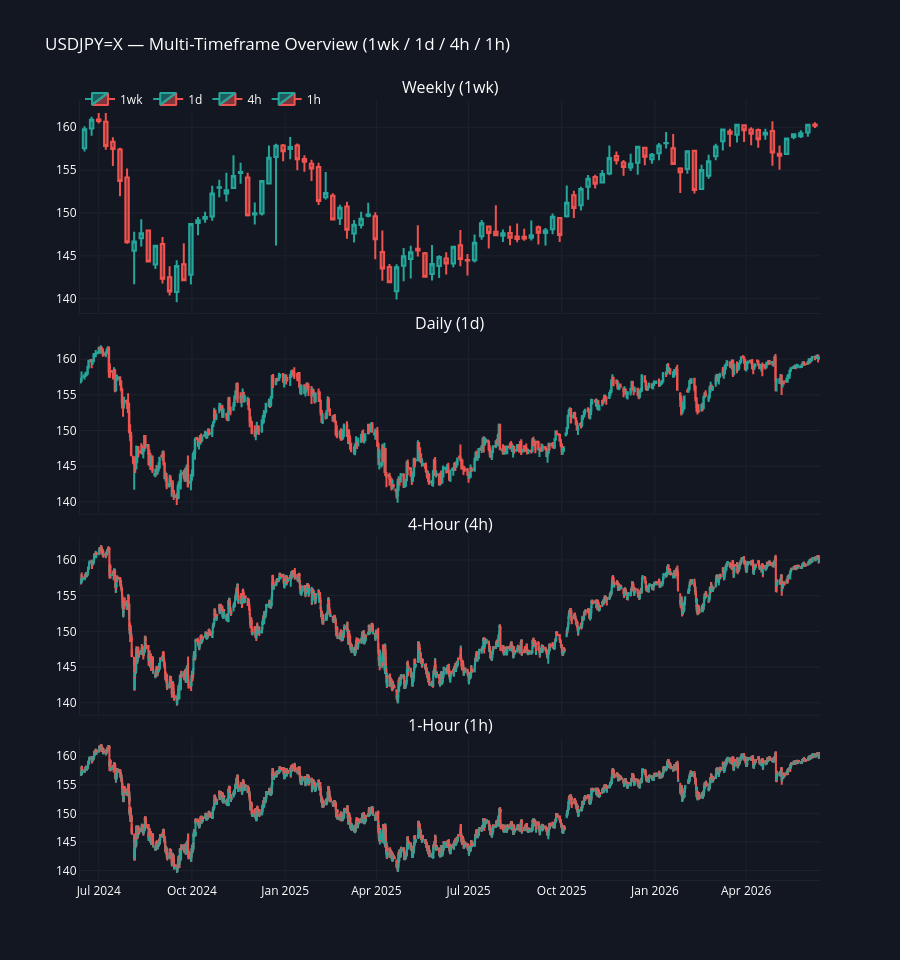

Notebook cell for this chart:
### Markdown cell above
## 5. Multi-timeframe overview

All four timeframes stacked on a shared time axis — weekly for HTF bias, daily for zone detection, 4h and 1h for entry context.

### Code cell
import plotly.graph_objects as go
import plotly.io as pio
from plotly.subplots import make_subplots

COLOR_BULL = "#26a69a"
COLOR_BEAR = "#ef5350"
BG         = "#131722"
GRID       = "#1e222d"

fig2 = make_subplots(
    rows=4, cols=1, shared_xaxes=True,
    row_heights=[0.30, 0.25, 0.25, 0.20],
    subplot_titles=["Weekly (1wk)", "Daily (1d)", "4-Hour (4h)", "1-Hour (1h)"],
    vertical_spacing=0.03,
)

for row, tf in enumerate(["1wk", "1d", "4h", "1h"], start=1):
    d = data[tf]
    fig2.add_trace(go.Candlestick(
        x=d.index,
        open=d["open"], high=d["high"],
        low=d["low"],   close=d["close"],
        increasing_line_color=COLOR_BULL,
        decreasing_line_color=COLOR_BEAR,
        name=tf, showlegend=True,
    ), row=row, col=1)

fig2.update_layout(
    title=f"{SYMBOL} — Multi-Timeframe Overview (1wk / 1d / 4h / 1h)",
    height=960,
    plot_bgcolor=BG, paper_bgcolor=BG, font_color="white",
    hovermode="x unified",
    legend=dict(orientation="h", y=1.02),
)
for ax in ["xaxis","xaxis2","xaxis3","xaxis4","yaxis","yaxis2","yaxis3","yaxis4"]:
    fig2.update_layout(**{ax: dict(gridcolor=GRID, showgrid=True,
                                   zeroline=False, linecolor=GRID)})
for r in [1, 2, 3, 4]:
    fig2.update_xaxes(rangeslider_visible=False, row=r, col=1)
fig2.show()

### Figure 1 — Plotly figure (JSON) as saved in the notebook; plotly's stock layout.template omitted (floating-point values rounded to 4 significant figures; data arrays with more than 128 entries replaced by an {"elided": "..."} marker saying what was removed)
{"data": [{"close": [159.8, 160.9, 160.7, 157.8, 157.5, 153.7, 146.6, 146.7, 147.6, 144.4, 146.2, 142.3, 140.8, 143.8, 142.2, 148.7, 149.1, 149.5, 152.3, 153.0, 152.6, 154.3, 154.8, 149.8, 150.0, 153.7, 156.4, 157.9, 157.2, 157.7, 156.3, 156.0, 155.2, 151.4, 152.3, 149.2, 150.6, 148.0, 148.6, 149.3, 149.8, 146.9, 143.5, 141.9, 143.7, 144.9, 145.4, 145.6, 142.6, 144.0, 144.9, 144.1, 146.1, 144.6, 144.5, 146.5, 148.8, 147.7, 147.4, 147.6, 147.1, 147.0, 147.0, 147.4, 147.7, 147.9, 149.6, 147.4, 151.2, 150.6, 152.8, 154.0, 153.4, 154.5, 156.4, 156.1, 155.4, 155.8, 157.7, 156.6, 156.8, 157.9, 158.2, 155.7, 154.7, 157.2, 152.7, 155.0, 156.0, 157.8, 159.7, 159.2, 160.3, 159.6, 159.3, 158.6, 159.4, 157.1, 156.7, 158.7, 159.2, 159.3, 160.3, 160.2], "decreasing": {"line": {"color": "#ef5350"}}, "high": [160.1, 161.2, 161.9, 161.7, 158.8, 157.6, 155.2, 147.8, 149.3, 148.0, 146.2, 147.2, 143.8, 144.5, 146.5, 148.7, 149.5, 150.1, 153.2, 153.9, 154.7, 156.7, 155.9, 154.7, 151.2, 153.9, 157.9, 158.1, 158.1, 158.9, 158.1, 156.7, 156.2, 155.9, 154.8, 152.3, 151.0, 151.3, 149.2, 150.1, 151.2, 150.1, 148.0, 144.0, 144.0, 145.9, 146.2, 148.6, 145.4, 146.3, 145.1, 145.4, 146.1, 148.0, 145.2, 147.5, 149.2, 148.6, 150.9, 148.1, 148.5, 148.8, 148.2, 149.1, 148.5, 148.3, 149.9, 149.4, 153.2, 152.6, 153.1, 154.4, 154.5, 155.0, 157.9, 157.2, 156.2, 156.9, 157.8, 157.6, 157.0, 158.2, 159.4, 159.2, 155.3, 157.3, 157.3, 155.6, 156.8, 158.1, 159.7, 159.8, 160.3, 160.2, 160.0, 159.9, 159.8, 160.7, 157.9, 158.7, 159.3, 159.6, 160.3, 160.6], "increasing": {"line": {"color": "#26a69a"}}, "low": [157.2, 159.0, 160.4, 157.4, 155.5, 152.0, 146.4, 141.7, 146.1, 144.4, 143.5, 141.8, 140.4, 139.6, 142.2, 141.6, 147.4, 148.9, 149.1, 151.8, 151.3, 152.9, 153.4, 149.6, 148.7, 149.7, 153.3, 146.2, 156.0, 156.3, 155.0, 154.8, 153.7, 150.9, 151.6, 149.1, 148.6, 147.0, 146.5, 148.2, 149.5, 144.6, 142.1, 141.9, 139.9, 142.0, 142.4, 144.9, 142.5, 142.1, 142.4, 142.8, 143.7, 143.8, 142.7, 144.2, 146.9, 145.9, 147.4, 146.6, 146.2, 146.6, 146.8, 146.8, 146.3, 146.2, 147.5, 146.6, 149.5, 149.4, 150.3, 151.5, 152.9, 153.5, 154.4, 155.7, 154.4, 154.9, 154.5, 155.6, 155.7, 156.2, 157.5, 155.7, 152.3, 154.6, 152.3, 152.7, 154.0, 156.1, 157.3, 157.7, 158.2, 158.3, 157.9, 157.6, 158.6, 155.5, 155.0, 156.8, 158.6, 158.8, 158.9, 159.9], "name": "1wk", "open": [157.5, 159.9, 160.9, 160.6, 158.3, 157.4, 154.1, 145.6, 147.0, 148.0, 144.0, 146.4, 142.5, 140.8, 144.0, 142.8, 148.8, 149.3, 149.6, 153.0, 152.3, 152.9, 154.7, 154.1, 149.8, 149.9, 153.5, 156.5, 157.9, 157.5, 157.9, 156.3, 155.7, 155.4, 151.8, 152.0, 149.4, 150.8, 147.6, 148.6, 149.7, 149.6, 145.4, 143.7, 140.9, 143.8, 144.6, 145.8, 145.3, 142.9, 143.8, 144.7, 144.1, 146.2, 144.5, 144.5, 147.3, 148.4, 147.8, 147.3, 147.7, 147.3, 147.2, 147.1, 148.3, 147.7, 148.1, 149.4, 149.6, 152.1, 150.9, 153.1, 154.2, 153.5, 154.6, 156.7, 155.9, 155.3, 155.9, 157.6, 156.3, 157.0, 158.1, 157.6, 155.2, 155.1, 157.3, 152.8, 154.4, 156.6, 158.4, 159.5, 159.1, 160.2, 159.8, 159.7, 159.2, 159.6, 156.9, 156.9, 158.9, 158.9, 159.4, 160.3], "showlegend": true, "type": "candlestick", "x": ["2024-06-16T23:00:00+00:00", "2024-06-23T23:00:00+00:00", "2024-06-30T23:00:00+00:00", "2024-07-07T23:00:00+00:00", "2024-07-14T23:00:00+00:00", "2024-07-21T23:00:00+00:00", "2024-07-28T23:00:00+00:00", "2024-08-04T23:00:00+00:00", "2024-08-11T23:00:00+00:00", "2024-08-18T23:00:00+00:00", "2024-08-25T23:00:00+00:00", "2024-09-01T23:00:00+00:00", "2024-09-08T23:00:00+00:00", "2024-09-15T23:00:00+00:00", "2024-09-22T23:00:00+00:00", "2024-09-29T23:00:00+00:00", "2024-10-06T23:00:00+00:00", "2024-10-13T23:00:00+00:00", "2024-10-20T23:00:00+00:00", "2024-10-28T00:00:00+00:00", "2024-11-04T00:00:00+00:00", "2024-11-11T00:00:00+00:00", "2024-11-18T00:00:00+00:00", "2024-11-25T00:00:00+00:00", "2024-12-02T00:00:00+00:00", "2024-12-09T00:00:00+00:00", "2024-12-16T00:00:00+00:00", "2024-12-23T00:00:00+00:00", "2024-12-30T00:00:00+00:00", "2025-01-06T00:00:00+00:00", "2025-01-13T00:00:00+00:00", "2025-01-20T00:00:00+00:00", "2025-01-27T00:00:00+00:00", "2025-02-03T00:00:00+00:00", "2025-02-10T00:00:00+00:00", "2025-02-17T00:00:00+00:00", "2025-02-24T00:00:00+00:00", "2025-03-03T00:00:00+00:00", "2025-03-10T00:00:00+00:00", "2025-03-17T00:00:00+00:00", "2025-03-24T00:00:00+00:00", "2025-03-30T23:00:00+00:00", "2025-04-06T23:00:00+00:00", "2025-04-13T23:00:00+00:00", "2025-04-20T23:00:00+00:00", "2025-04-27T23:00:00+00:00", "2025-05-04T23:00:00+00:00", "2025-05-11T23:00:00+00:00", "2025-05-18T23:00:00+00:00", "2025-05-25T23:00:00+00:00", "2025-06-01T23:00:00+00:00", "2025-06-08T23:00:00+00:00", "2025-06-15T23:00:00+00:00", "2025-06-22T23:00:00+00:00", "2025-06-29T23:00:00+00:00", "2025-07-06T23:00:00+00:00", "2025-07-13T23:00:00+00:00", "2025-07-20T23:00:00+00:00", "2025-07-27T23:00:00+00:00", "2025-08-03T23:00:00+00:00", "2025-08-10T23:00:00+00:00", "2025-08-17T23:00:00+00:00", "2025-08-24T23:00:00+00:00", "2025-08-31T23:00:00+00:00", "2025-09-07T23:00:00+00:00", "2025-09-14T23:00:00+00:00", "2025-09-21T23:00:00+00:00", "2025-09-28T23:00:00+00:00", "2025-10-05T23:00:00+00:00", "2025-10-12T23:00:00+00:00", "2025-10-19T23:00:00+00:00", "2025-10-27T00:00:00+00:00", "2025-11-03T00:00:00+00:00", "2025-11-10T00:00:00+00:00", "2025-11-17T00:00:00+00:00", "2025-11-24T00:00:00+00:00", "2025-12-01T00:00:00+00:00", "2025-12-08T00:00:00+00:00", "2025-12-15T00:00:00+00:00", "2025-12-22T00:00:00+00:00", "2025-12-29T00:00:00+00:00", "2026-01-05T00:00:00+00:00", "2026-01-12T00:00:00+00:00", "2026-01-19T00:00:00+00:00", "2026-01-26T00:00:00+00:00", "2026-02-02T00:00:00+00:00", "2026-02-09T00:00:00+00:00", "2026-02-16T00:00:00+00:00", "2026-02-23T00:00:00+00:00", "2026-03-02T00:00:00+00:00", "2026-03-09T00:00:00+00:00", "2026-03-16T00:00:00+00:00", "2026-03-23T00:00:00+00:00", "2026-03-29T23:00:00+00:00", "2026-04-05T23:00:00+00:00", "2026-04-12T23:00:00+00:00", "2026-04-19T23:00:00+00:00", "2026-04-26T23:00:00+00:00", "2026-05-03T23:00:00+00:00", "2026-05-10T23:00:00+00:00", "2026-05-17T23:00:00+00:00", "2026-05-24T23:00:00+00:00", "2026-05-31T23:00:00+00:00", "2026-06-07T23:00:00+00:00"], "xaxis": "x", "yaxis": "y"}, {"close": {"elided": "581 float values"}, "decreasing": {"line": {"color": "#ef5350"}}, "high": {"elided": "581 float values"}, "increasing": {"line": {"color": "#26a69a"}}, "low": {"elided": "581 float values"}, "name": "1d", "open": {"elided": "581 float values"}, "showlegend": true, "type": "candlestick", "x": {"elided": "581 str values"}, "xaxis": "x2", "yaxis": "y2"}, {"close": {"elided": "3174 float values"}, "decreasing": {"line": {"color": "#ef5350"}}, "high": {"elided": "3174 float values"}, "increasing": {"line": {"color": "#26a69a"}}, "low": {"elided": "3174 float values"}, "name": "4h", "open": {"elided": "3174 float values"}, "showlegend": true, "type": "candlestick", "x": {"elided": "3174 str values"}, "xaxis": "x3", "yaxis": "y3"}, {"close": {"elided": "12259 float values"}, "decreasing": {"line": {"color": "#ef5350"}}, "high": {"elided": "12259 float values"}, "increasing": {"line": {"color": "#26a69a"}}, "low": {"elided": "12259 float values"}, "name": "1h", "open": {"elided": "12259 float values"}, "showlegend": true, "type": "candlestick", "x": {"elided": "12259 str values"}, "xaxis": "x4", "yaxis": "y4"}], "layout": {"annotations": [{"font": {"size": 16}, "showarrow": false, "text": "Weekly (1wk)", "x": 0.5, "xanchor": "center", "xref": "paper", "y": 1, "yanchor": "bottom", "yref": "paper"}, {"font": {"size": 16}, "showarrow": false, "text": "Daily (1d)", "x": 0.5, "xanchor": "center", "xref": "paper", "y": 0.697, "yanchor": "bottom", "yref": "paper"}, {"font": {"size": 16}, "showarrow": false, "text": "4-Hour (4h)", "x": 0.5, "xanchor": "center", "xref": "paper", "y": 0.4395, "yanchor": "bottom", "yref": "paper"}, {"font": {"size": 16}, "showarrow": false, "text": "1-Hour (1h)", "x": 0.5, "xanchor": "center", "xref": "paper", "y": 0.182, "yanchor": "bottom", "yref": "paper"}], "font": {"color": "white"}, "height": 960, "hovermode": "x unified", "legend": {"orientation": "h", "y": 1.02}, "paper_bgcolor": "#131722", "plot_bgcolor": "#131722", "title": {"text": "USDJPY=X — Multi-Timeframe Overview (1wk / 1d / 4h / 1h)"}, "xaxis": {"anchor": "y", "domain": [0, 1], "gridcolor": "#1e222d", "linecolor": "#1e222d", "matches": "x4", "rangeslider": {"visible": false}, "showgrid": true, "showticklabels": false, "zeroline": false}, "xaxis2": {"anchor": "y2", "domain": [0, 1], "gridcolor": "#1e222d", "linecolor": "#1e222d", "matches": "x4", "rangeslider": {"visible": false}, "showgrid": true, "showticklabels": false, "zeroline": false}, "xaxis3": {"anchor": "y3", "domain": [0, 1], "gridcolor": "#1e222d", "linecolor": "#1e222d", "matches": "x4", "rangeslider": {"visible": false}, "showgrid": true, "showticklabels": false, "zeroline": false}, "xaxis4": {"anchor": "y4", "domain": [0, 1], "gridcolor": "#1e222d", "linecolor": "#1e222d", "rangeslider": {"visible": false}, "showgrid": true, "zeroline": false}, "yaxis": {"anchor": "x", "domain": [0.727, 1], "gridcolor": "#1e222d", "linecolor": "#1e222d", "showgrid": true, "zeroline": false}, "yaxis2": {"anchor": "x2", "domain": [0.4695, 0.697], "gridcolor": "#1e222d", "linecolor": "#1e222d", "showgrid": true, "zeroline": false}, "yaxis3": {"anchor": "x3", "domain": [0.212, 0.4395], "gridcolor": "#1e222d", "linecolor": "#1e222d", "showgrid": true, "zeroline": false}, "yaxis4": {"anchor": "x4", "domain": [0, 0.182], "gridcolor": "#1e222d", "linecolor": "#1e222d", "showgrid": true, "zeroline": false}}}
